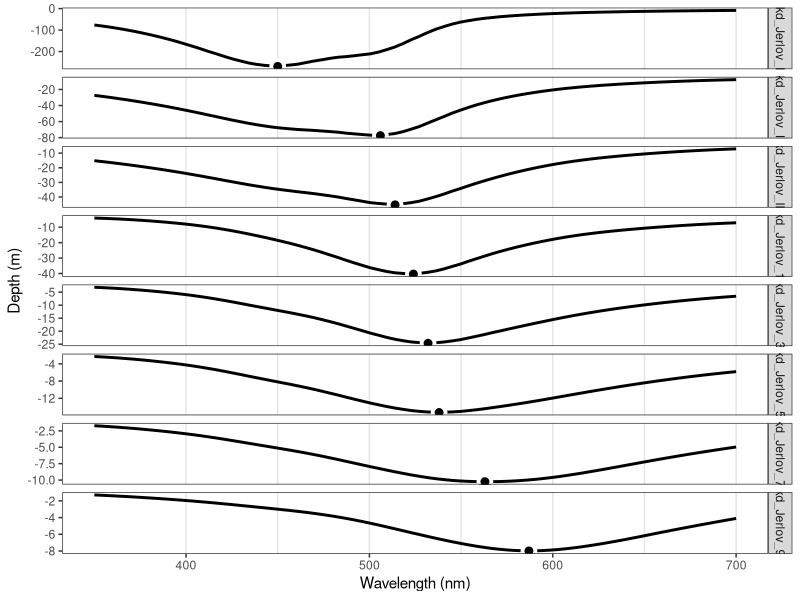
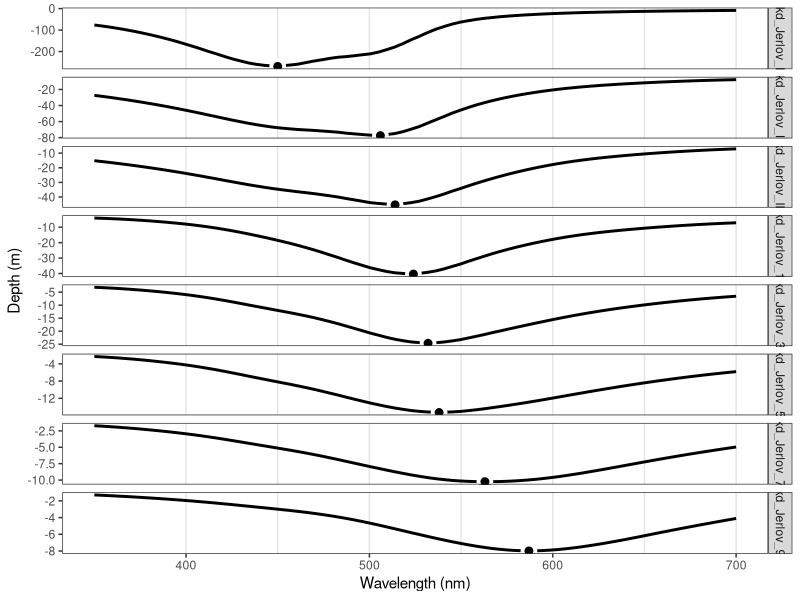

These figures' R source, in order:
library(tidyverse)

# Attenutation coefficient data for different waters (From "Marine Optics" Jerlov 1976)
Kd_df <- read.csv("kd_Jerlov1976.csv")

# Calculates a smooth curve of Kd values across wavelength using Loess smoothing
# Calculates the depth at which 1% of surface irradiance remains
Spectrum_depth <- data.frame(Wavelength = 350:700) %>%
	left_join(Kd_df) %>%
	gather('Water_type', 'Kd', -Wavelength) %>%
	mutate(Water_type = factor(Water_type, 
		levels = colnames(Kd_df[-1]))) %>%
  	group_by(Water_type) %>% 
	mutate(Kd_Loess = predict(loess(Kd ~ Wavelength),
  	data.frame(Wavelength = Wavelength))) %>%
  	mutate(Depth_plot = (log(100) / Kd_Loess))

# Identities the maximum depth reached by 1% of surface irradiance for each water type
Max_depth <- Spectrum_depth %>%
	group_by(Water_type) %>%
	slice(which.max(Depth_plot))

# Plots the curves showing where irradiance is at 1% surface levels 
# Maximum depth indicated by a circle
# Y-axis scaled by depth values for each water type
ggplot() + 
	geom_vline(xintercept = seq(400,700, by = 50), colour = 'grey90') +
	geom_smooth(data = Spectrum_depth, aes(Wavelength, Depth_plot * -1), 
		method = 'loess', span = 0.25, se=FALSE, colour = 'black') + 
	geom_point(data = Max_depth, aes(Wavelength, Depth_plot * -1),
		shape = 21, fill = 'black', colour = 'white', size = 3, stroke = 2) +
	theme_test() + 
	scale_x_continuous(name ='Wavelength (nm)') +
	scale_y_continuous(name ='Depth (m)') +
   	facet_grid(Water_type ~ ., scales='free_y')

# Saves the plot
ggsave('downwelling_light.pdf')
